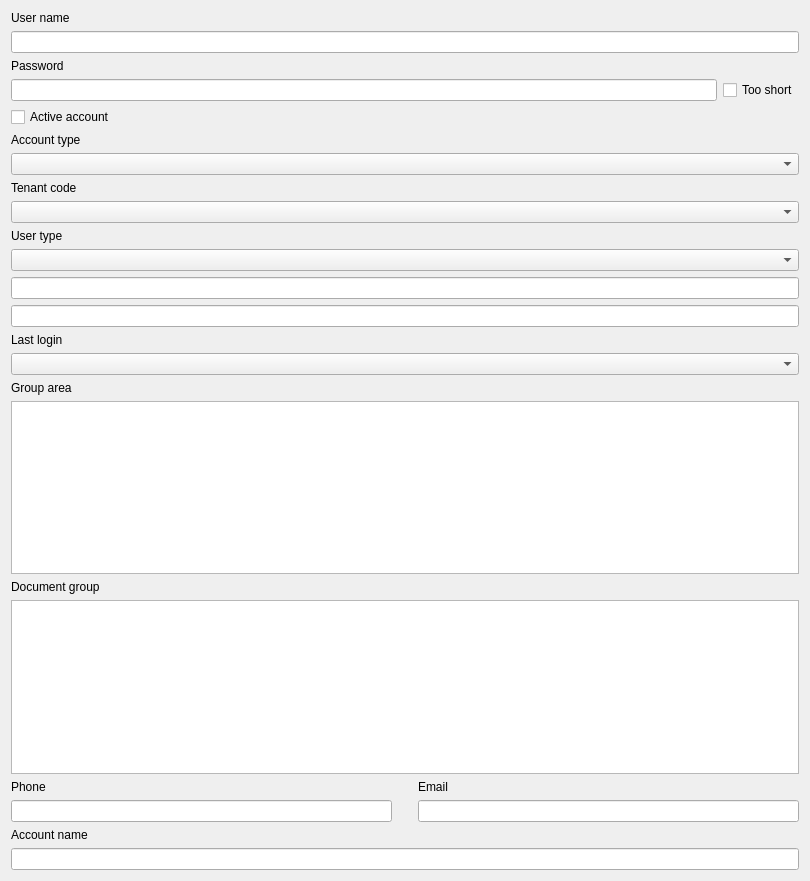
         <widget class="QWidget" name="scrollAreaWidgetContents_2">
          <property name="geometry">
           <rect>
            <x>0</x>
            <y>0</y>
            <width>810</width>
            <height>881</height>
           </rect>
          </property>
          <layout class="QGridLayout" name="gridLayout_5">
           <item row="10" column="0">
            <layout class="QVBoxLayout" name="verticalLayout_4">
             <item>
              <widget class="QLabel" name="label_8">
               <property name="styleSheet">
                <string notr="true"/>
               </property>
               <property name="text">
                <string>Document group</string>
               </property>
              </widget>
             </item>
             <item>
              <widget class="QListView" name="docGroupListView">
               <property name="styleSheet">
                <string notr="true"/>
               </property>
              </widget>
             </item>
            </layout>
           </item>
           <item row="11" column="0">
            <layout class="QHBoxLayout" name="horizontalLayout_2">
             <item>
              <layout class="QVBoxLayout" name="verticalLayout">
               <item>
                <widget class="QLabel" name="label_9">
                 <property name="styleSheet">
                  <string notr="true"/>
                 </property>
                 <property name="text">
                  <string>Phone</string>
                 </property>
                </widget>
               </item>
               <item>
                <widget class="QLineEdit" name="phoneLine">
                 <property name="styleSheet">
                  <string notr="true"/>
                 </property>
                </widget>
               </item>
              </layout>
             </item>
             <item>
              <spacer name="horizontalSpacer_8">
               <property name="orientation">
                <enum>Qt::Horizontal</enum>
               </property>
               <property name="sizeType">
                <enum>QSizePolicy::Maximum</enum>
               </property>
               <property name="sizeHint" stdset="0">
                <size>
                 <width>20</width>
                 <height>20</height>
                </size>
               </property>
              </spacer>
             </item>
             <item>
              <layout class="QVBoxLayout" name="verticalLayout_2">
               <item>
                <widget class="QLabel" name="label_10">
                 <property name="styleSheet">
                  <string notr="true"/>
                 </property>
                 <property name="text">
                  <string>Email</string>
                 </property>
                </widget>
               </item>
               <item>
                <widget class="QLineEdit" name="emailLine">
                 <property name="styleSheet">
                  <string notr="true"/>
                 </property>
                </widget>
               </item>
              </layout>
             </item>
            </layout>
           </item>
           <item row="5" column="0">
            <layout class="QVBoxLayout" name="verticalLayout_9">
             <item>
              <widget class="QLabel" name="label_3">
               <property name="styleSheet">
                <string notr="true"/>
               </property>
               <property name="text">
                <string>Account type</string>
               </property>
              </widget>
             </item>
             <item>
              <widget class="QComboBox" name="accountTypeBox">
               <property name="styleSheet">
                <string notr="true"/>
               </property>
              </widget>
             </item>
            </layout>
           </item>
           <item row="1" column="0">
            <layout class="QVBoxLayout" name="verticalLayout_10">
             <item>
              <widget class="QLabel" name="label">
               <property name="styleSheet">
                <string notr="true"/>
               </property>
               <property name="text">
                <string>User name</string>
               </property>
              </widget>
             </item>
             <item>
              <widget class="QLineEdit" name="userNameLine">
               <property name="styleSheet">
                <string notr="true"/>
               </property>
              </widget>
             </item>
            </layout>
           </item>
           <item row="3" column="0">
            <layout class="QHBoxLayout" name="horizontalLayout">
             <item>
              <widget class="QLineEdit" name="passwordLine">
               <property name="styleSheet">
                <string notr="true"/>
               </property>
              </widget>
             </item>
             <item>
              <widget class="QCheckBox" name="passwordLengthBox">
               <property name="styleSheet">
                <string notr="true"/>
               </property>
               <property name="text">
                <string>Too short</string>
               </property>
              </widget>
             </item>
            </layout>
           </item>
           <item row="6" column="0">
            <layout class="QVBoxLayout" name="verticalLayout_8">
             <item>
              <widget class="QLabel" name="label_4">
               <property name="styleSheet">
                <string notr="true"/>
               </property>
               <property name="text">
                <string>Tenant code</string>
               </property>
              </widget>
             </item>
             <item>
              <widget class="QComboBox" name="tenantCodeBox">
               <property name="styleSheet">
                <string notr="true"/>
               </property>
              </widget>
             </item>
            </layout>
           </item>
           <item row="8" column="0">
            <layout class="QVBoxLayout" name="verticalLayout_6">
             <item>
              <widget class="QLabel" name="label_6">
               <property name="styleSheet">
                <string notr="true"/>
               </property>
               <property name="text">
                <string>Last login</string>
               </property>
              </widget>
             </item>
             <item>
              <widget class="QComboBox" name="lastLoginBox">
               <property name="styleSheet">
                <string notr="true"/>
               </property>
              </widget>
             </item>
            </layout>
           </item>
           <item row="12" column="0">
            <layout class="QVBoxLayout" name="verticalLayout_3">
             <item>
              <widget class="QLabel" name="label_11">
               <property name="styleSheet">
                <string notr="true"/>
               </property>
               <property name="text">
                <string>Account name</string>
               </property>
              </widget>
             </item>
             <item>
              <widget class="QLineEdit" name="accountNameLine">
               <property name="styleSheet">
                <string notr="true"/>
               </property>
              </widget>
             </item>
            </layout>
           </item>
           <item row="9" column="0">
            <layout class="QVBoxLayout" name="verticalLayout_5">
             <item>
              <widget class="QLabel" name="label_7">
               <property name="styleSheet">
                <string notr="true"/>
               </property>
               <property name="text">
                <string>Group area</string>
               </property>
              </widget>
             </item>
             <item>
              <widget class="QListView" name="groupAreaListView">
               <property name="styleSheet">
                <string notr="true"/>
               </property>
              </widget>
             </item>
            </layout>
           </item>
           <item row="4" column="0">
            <widget class="QCheckBox" name="accountCheckBox">
             <property name="styleSheet">
              <string notr="true"/>
             </property>
             <property name="text">
              <string>Active account</string>
             </property>
             <property name="checked">
              <bool>false</bool>
             </property>
            </widget>
           </item>
           <item row="7" column="0">
            <layout class="QVBoxLayout" name="verticalLayout_7">
             <item>
              <widget class="QLabel" name="label_5">
               <property name="styleSheet">
                <string notr="true"/>
               </property>
               <property name="text">
                <string>User type</string>
               </property>
              </widget>
             </item>
             <item>
              <widget class="QComboBox" name="userTypeBox">
               <property name="enabled">
                <bool>true</bool>
               </property>
               <property name="styleSheet">
                <string notr="true"/>
               </property>
              </widget>
             </item>
             <item>
              <widget class="QLineEdit" name="userTypeEdit">
               <property name="enabled">
                <bool>true</bool>
               </property>
               <property name="styleSheet">
                <string notr="true"/>
               </property>
              </widget>
             </item>
             <item>
              <widget class="QLineEdit" name="userTypeEdit_2">
               <property name="enabled">
                <bool>true</bool>
               </property>
               <property name="styleSheet">
                <string notr="true"/>
               </property>
              </widget>
             </item>
            </layout>
           </item>
           <item row="2" column="0">
            <widget class="QLabel" name="passwordLabel">
             <property name="styleSheet">
              <string notr="true"/>
             </property>
             <property name="text">
              <string>Password</string>
             </property>
            </widget>
           </item>
          </layout>
         </widget>
